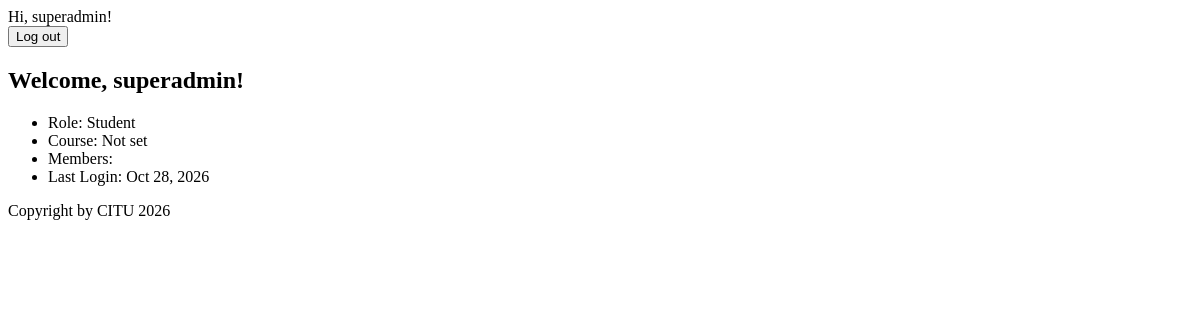
The app's page / (signed in), older data.
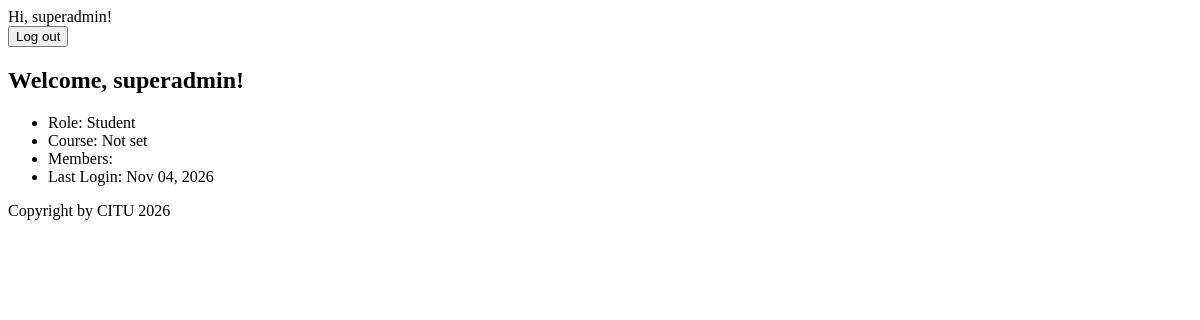
The same page, newer data.
### accounts/models.py (models this page shows)
class CustomUser(AbstractUser):
    class Role(models.TextChoices):
        STUDENT = "STUDENT", "Student"
        INSTRUCTOR = "INSTRUCTOR", "Instructor"
        ADMIN = "ADMIN", "Administrator"
    role = models.CharField(max_length=10,
        choices=Role.choices,
        default=Role.STUDENT
        )
    course = models.CharField(max_length=100, blank=True)

### dashboard/views.py (the view)
# urls.py: path("", DashboardView.as_view(), name="dashboard"),
class DashboardView(LoginRequiredMixin, TemplateView):
    template_name = "dashboard/home.html"
    def get_context_data(self, **kwargs):
        context = super().get_context_data(**kwargs)
        context["member count"] = CustomUser.objects.count()
        context["is_admin"] = (self.request.user.role == CustomUser.Role.ADMIN)
        return context

### templates/dashboard/home.html (shortened to what this page needs)
{% extends "base.html" %}
{% block content %}
<h2>Welcome, {{ user.first_name|default:user.username }}!</h2>
<ul>
    <li>Role: {{ user.get_role_display }}</li>
    <li>Course: {{ user.course|default:"Not set" }}</li>
    <li>Members: {{ member_count }}</li>
    <li>Last Login: {{ user.last_login|date:"M d, Y" }}</li>
</ul>
{% endblock %}

### templates/base.html (shortened to what this page needs)
<!DOCTYPE html>
<html>
    <head>
    </head>
    <body>
        <nav>
                {% if user.is_authenticated %}
                    Hi, {{ user.username }}!
                    <form method="post" action="{% url 'logout' %}">
                        <button type="submit">Log out</button>
                    </form>
                {% else %}
                    <a href="{% url 'login' %}">Log in</a>
                    <a href="{% url 'signup' %}">Sign up</a>
                {% endif %}
        </nav>
        <main>{% block content %} {% endblock %}</main>
        <footer>{% block footer %}Copyright by CITU 2026{% endblock %}</footer>
    </body>
</html>

Row changes from the older to the newer data that the page shows:
changed CustomUser "superadmin": last_login "Oct 28, 2026" → "Nov 04, 2026"
